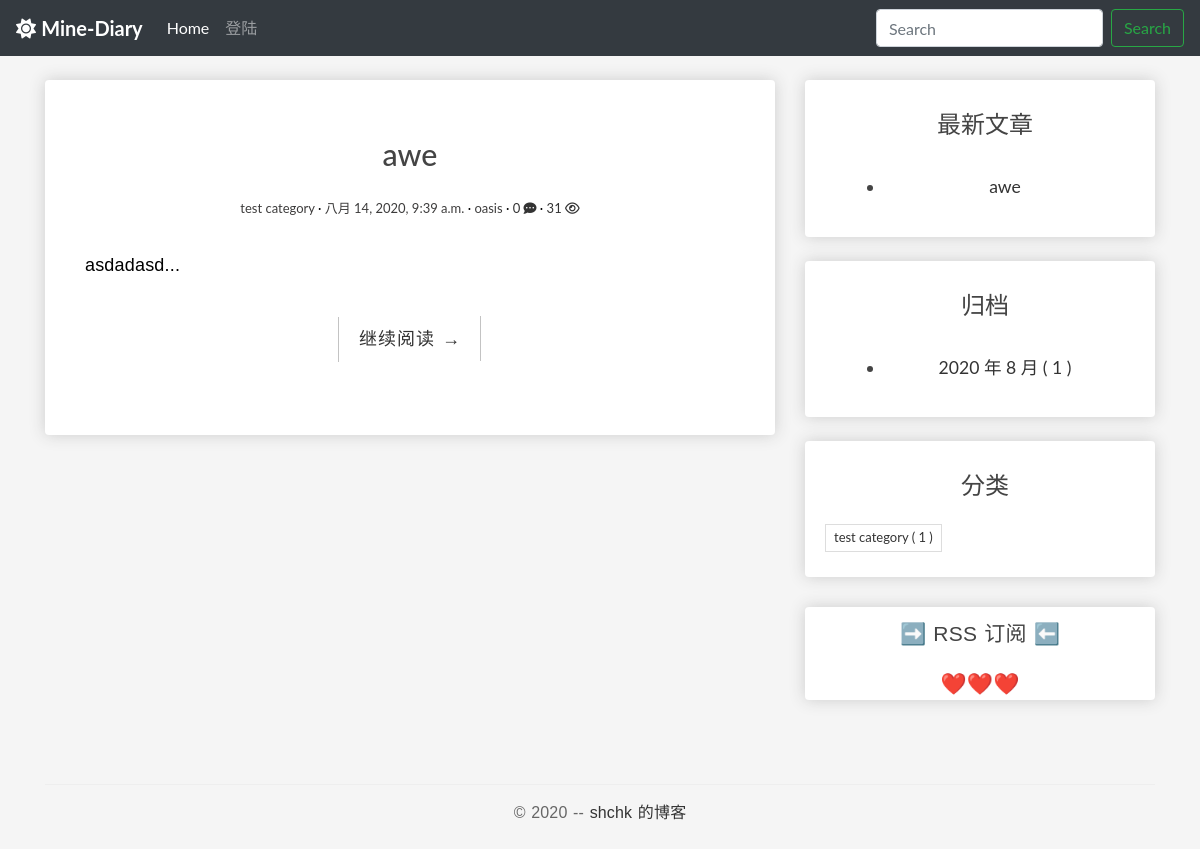
The app's page /, older data.
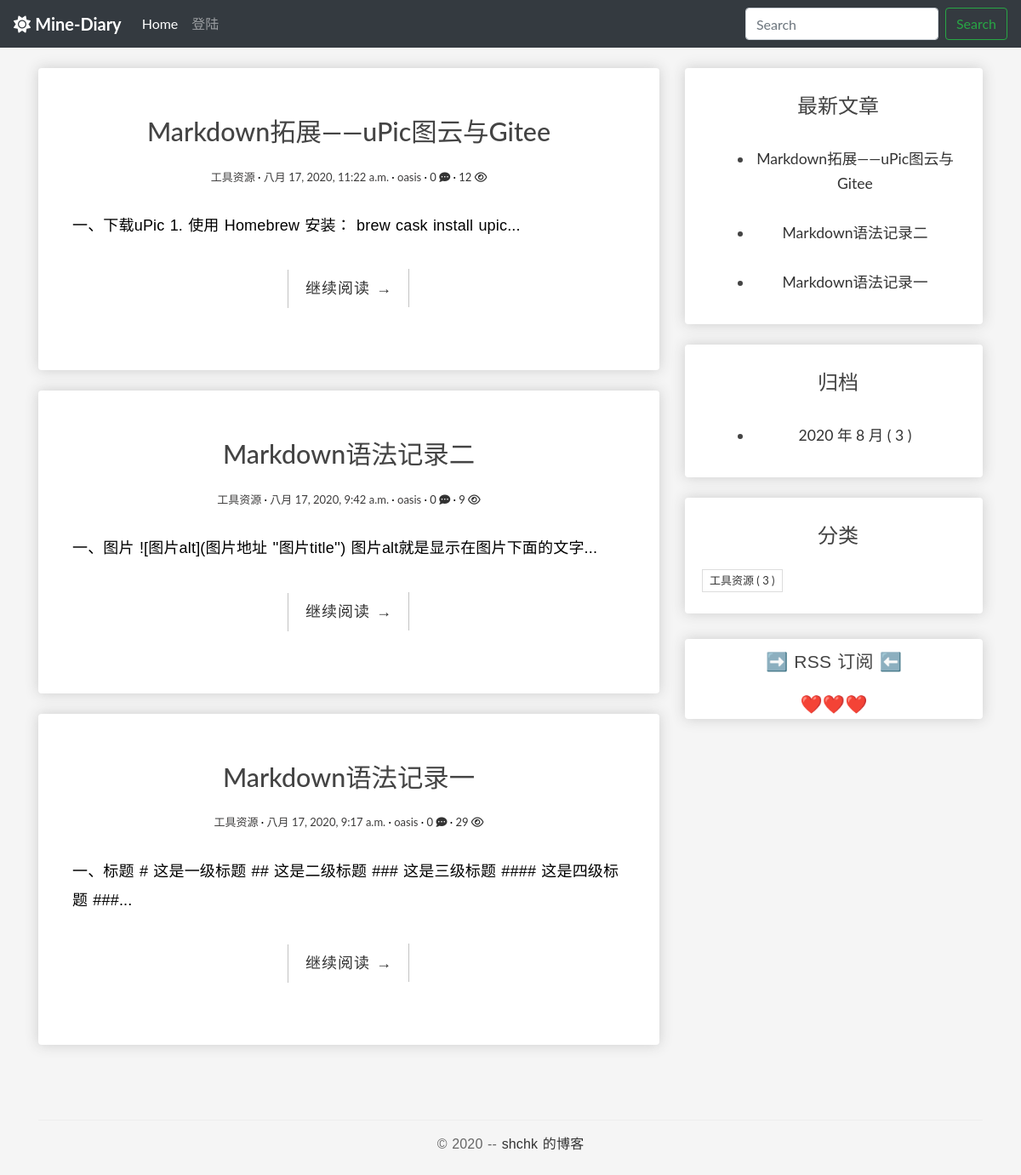
The same page, newer data.
### blog/models.py (models this page shows, shortened)
class Post(models.Model):
    author = models.ForeignKey(
        User, verbose_name='作者', on_delete=models.CASCADE)
    title = models.CharField('标题', max_length=100)
    body = models.TextField('正文')
    created_time = models.DateTimeField('创建时间', default=timezone.now)
    modified_time = models.DateTimeField('修改时间')
    excerpt = models.CharField('摘要', max_length=100, blank=True)
    categories = models.ForeignKey(
        Category, verbose_name='分类', on_delete=models.CASCADE)
    views = models.PositiveIntegerField('浏览量', default=0, editable=False)
    likes = models.PositiveIntegerField(default=0)
    def get_absolute_url(self):
        return reverse('blog:detail', kwargs={'pk': self.pk})
    class Meta:
        verbose_name = '文章'
        verbose_name_plural = verbose_name
        ordering = ['-created_time']

class Category(models.Model):
    name = models.CharField(max_length=100)
    class Meta:
        verbose_name = '分类'
        verbose_name_plural = verbose_name

### blog/views.py (the view)
# urls.py: path('', IndexView.as_view(), name='index'),
class IndexView(ListView):
    model = Post
    template_name = 'blog/index.html'
    context_object_name = 'post_list'
    paginate_by = 8

### blog/templatetags/blog_extras.py (called while the page is built)
@register.inclusion_tag('blog/inclusions/_recent_posts.html', takes_context=True)
def show_recent_posts(context, num=5):
    return {
        'recent_post_list': Post.objects.all().order_by('-created_time')[:num],
    }

@register.inclusion_tag('blog/inclusions/_archives.html', takes_context=True)
def show_archives(context):
    date_list = Post.objects.annotate(year=ExtractYear('created_time'), month=ExtractMonth(
        'created_time')).values('year', 'month').order_by('year', 'month').annotate(num_posts=Count('id'))
    return {
        'date_list': date_list
    }

@register.inclusion_tag('blog/inclusions/_categories.html', takes_context=True)
def show_categories(context):
    category_list = Category.objects.annotate(
        num_posts=Count('post')).filter(num_posts__gt=0)
    return {
        'category_list': category_list
    }

### blog/templates/blog/index.html (shortened to what this page needs)
{% extends 'base.html' %}
{% block main %}
  {% for post in post_list %}
    <div class="box-element">
      <article class="post post-{{ post.pk }}">
        <header class="entry-header">
          <h1 class="entry-title">
            <a>{{ post.title }}</a>
          </h1>
          <div class="entry-meta">
            <span class="post-category"><a>{{ post.categories.name }}</a></span>
            <span class="post-date"><a><time class="entry-date"
                  datetime="{{ post.created_time }}">{{ post.created_time }}</time></a></span>
            <span class="post-author"><a>{{ post.author }}</a></span>
            <span class="comments-link"><a href="{{ post.get_absolute_url }}#comment-area">{{ post.comments_post.count }} <i class="fas fa-comment-dots"></i></a></span>
            <span class="views-count"><a href="{{ post.get_absolute_url }}">{{ post.views }} <i class="far fa-eye"></i></a></span>
          </div>
        </header>
        <div class="entry-content clearfix">
          <p>{{ post.excerpt }}...</p>
          <div class="read-more cl-effect-14">
            <a href="{{ post.get_absolute_url }}" class="more-link">继续阅读 <span class="meta-nav">→</span></a>
          </div>
        </div>
        <br>
        <br>
      </article>
    </div>
    <br>
  {% empty %}
    <div class="no-post entry-title">暂时还没有发布的文章！</div>
  {% endfor %}
{% endblock main %}

### blog/templates/blog/inclusions/_recent_posts.html
<div class="widget widget-content">
  <h3 class="widget-title entry-title">最新文章</h3>
  <ul>
    {% for post in recent_post_list %}
      <div class="entry-free">
        <li>
            <a href="{{ post.get_absolute_url }}">{{ post.title }}</a>
        </li>
      </div>
    {% empty %}
      暂无文章！
    {% endfor %}
  </ul>
</div>

### blog/templates/blog/inclusions/_categories.html
<div class="widget widget-tag-cloud">
  <h3 class="widget-title entry-title">分类</h3>
  <ul>
    {% for category in category_list %}
      <li>
          <a href="{% url 'blog:categories' category.pk %}">{{ category.name }} <span class="post-count">( {{ category.num_posts }} )</span></a>
      </li>
    {% empty %}
      暂无分类！
    {% endfor %}
  </ul>
</div>

Row changes from the older to the newer data that the page shows:
removed Post: title "awe", categories.name "test category", created_time "八月 14, 2020, 9:39 a.m.", author "oasis", comments_post.count "0", views "31", excerpt "asdadasd"
no longer on this page (row unchanged): Category: name "test category", num_posts "1"
added Post: title "Markdown拓展——uPic图云与Gitee", categories.name "工具资源", created_time "八月 17, 2020, 11:22 a.m.", author "oasis", comments_post.count "0", views "12", excerpt "一、下载uPic 1. 使用 Homebrew 安装： brew cask install upic"
added Post: title "Markdown语法记录二", categories.name "工具资源", created_time "八月 17, 2020, 9:42 a.m.", author "oasis", comments_post.count "0", views "9", excerpt "一、图片 ![图片alt](图片地址 ''图片title'') 图片alt就是显示在图片下面的文字"
added Post: title "Markdown语法记录一", categories.name "工具资源", created_time "八月 17, 2020, 9:17 a.m.", author "oasis", comments_post.count "0", views "29", excerpt "一、标题 # 这是一级标题 ## 这是二级标题 ### 这是三级标题 #### 这是四级标题 ###"
now on this page (row unchanged): Category: name "工具资源", num_posts "3"
Text that changed along with them:
new list line: "2020 年 8 月 ( 3 )"
list line gone: "2020 年 8 月 ( 1 )"
